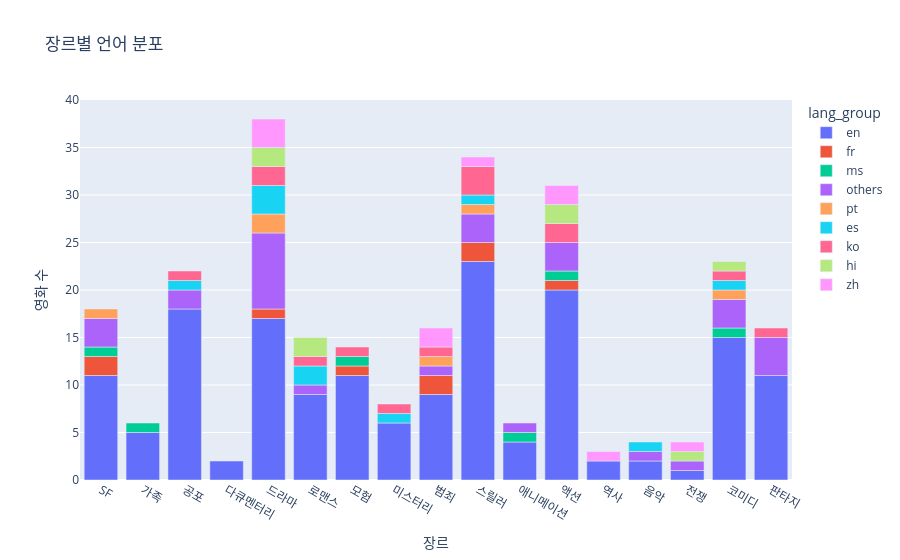

Notebook code for this chart:
### Code cell
import numpy as np
import plotly.express as px

lang_top_k = 8  

tmp = df_g.copy()
tmp["original_language"] = tmp["original_language"].fillna("unknown")

# 상위 8개 언어 뽑기
top_langs = tmp["original_language"].value_counts().head(lang_top_k).index

# 그룹화
tmp["lang_group"] = np.where(
    tmp["original_language"].isin(top_langs),
    tmp["original_language"],
    "others"
)

# 피벗용 집계
pivot = (
    tmp.groupby(["genre", "lang_group"])["id"]
    .nunique()
    .reset_index(name="movie_count")
)

fig = px.bar(
    pivot,
    x="genre",
    y="movie_count",
    color="lang_group",
    title="장르별 언어 분포"
)
fig.update_layout(xaxis_title="장르", yaxis_title="영화 수")
fig.show()

### Figure 1 — Plotly figure (JSON) as saved in the notebook; plotly's stock layout.template omitted (floating-point values rounded to 4 significant figures)
{"data": [{"alignmentgroup": "True", "hovertemplate": "lang_group=en<br>genre=%{x}<br>movie_count=%{y}<extra></extra>", "legendgroup": "en", "marker": {"color": "#636efa", "pattern": {"shape": ""}}, "name": "en", "offsetgroup": "en", "orientation": "v", "showlegend": true, "textposition": "auto", "type": "bar", "x": ["SF", "가족", "공포", "다큐멘터리", "드라마", "로맨스", "모험", "미스터리", "범죄", "스릴러", "애니메이션", "액션", "역사", "음악", "전쟁", "코미디", "판타지"], "xaxis": "x", "y": [11, 5, 18, 2, 17, 9, 11, 6, 9, 23, 4, 20, 2, 2, 1, 15, 11], "yaxis": "y"}, {"alignmentgroup": "True", "hovertemplate": "lang_group=fr<br>genre=%{x}<br>movie_count=%{y}<extra></extra>", "legendgroup": "fr", "marker": {"color": "#EF553B", "pattern": {"shape": ""}}, "name": "fr", "offsetgroup": "fr", "orientation": "v", "showlegend": true, "textposition": "auto", "type": "bar", "x": ["SF", "드라마", "모험", "범죄", "스릴러", "액션"], "xaxis": "x", "y": [2, 1, 1, 2, 2, 1], "yaxis": "y"}, {"alignmentgroup": "True", "hovertemplate": "lang_group=ms<br>genre=%{x}<br>movie_count=%{y}<extra></extra>", "legendgroup": "ms", "marker": {"color": "#00cc96", "pattern": {"shape": ""}}, "name": "ms", "offsetgroup": "ms", "orientation": "v", "showlegend": true, "textposition": "auto", "type": "bar", "x": ["SF", "가족", "모험", "애니메이션", "액션", "코미디"], "xaxis": "x", "y": [1, 1, 1, 1, 1, 1], "yaxis": "y"}, {"alignmentgroup": "True", "hovertemplate": "lang_group=others<br>genre=%{x}<br>movie_count=%{y}<extra></extra>", "legendgroup": "others", "marker": {"color": "#ab63fa", "pattern": {"shape": ""}}, "name": "others", "offsetgroup": "others", "orientation": "v", "showlegend": true, "textposition": "auto", "type": "bar", "x": ["SF", "공포", "드라마", "로맨스", "범죄", "스릴러", "애니메이션", "액션", "음악", "전쟁", "코미디", "판타지"], "xaxis": "x", "y": [3, 2, 8, 1, 1, 3, 1, 3, 1, 1, 3, 4], "yaxis": "y"}, {"alignmentgroup": "True", "hovertemplate": "lang_group=pt<br>genre=%{x}<br>movie_count=%{y}<extra></extra>", "legendgroup": "pt", "marker": {"color": "#FFA15A", "pattern": {"shape": ""}}, "name": "pt", "offsetgroup": "pt", "orientation": "v", "showlegend": true, "textposition": "auto", "type": "bar", "x": ["SF", "드라마", "범죄", "스릴러", "코미디"], "xaxis": "x", "y": [1, 2, 1, 1, 1], "yaxis": "y"}, {"alignmentgroup": "True", "hovertemplate": "lang_group=es<br>genre=%{x}<br>movie_count=%{y}<extra></extra>", "legendgroup": "es", "marker": {"color": "#19d3f3", "pattern": {"shape": ""}}, "name": "es", "offsetgroup": "es", "orientation": "v", "showlegend": true, "textposition": "auto", "type": "bar", "x": ["공포", "드라마", "로맨스", "미스터리", "스릴러", "음악", "코미디"], "xaxis": "x", "y": [1, 3, 2, 1, 1, 1, 1], "yaxis": "y"}, {"alignmentgroup": "True", "hovertemplate": "lang_group=ko<br>genre=%{x}<br>movie_count=%{y}<extra></extra>", "legendgroup": "ko", "marker": {"color": "#FF6692", "pattern": {"shape": ""}}, "name": "ko", "offsetgroup": "ko", "orientation": "v", "showlegend": true, "textposition": "auto", "type": "bar", "x": ["공포", "드라마", "로맨스", "모험", "미스터리", "범죄", "스릴러", "액션", "코미디", "판타지"], "xaxis": "x", "y": [1, 2, 1, 1, 1, 1, 3, 2, 1, 1], "yaxis": "y"}, {"alignmentgroup": "True", "hovertemplate": "lang_group=hi<br>genre=%{x}<br>movie_count=%{y}<extra></extra>", "legendgroup": "hi", "marker": {"color": "#B6E880", "pattern": {"shape": ""}}, "name": "hi", "offsetgroup": "hi", "orientation": "v", "showlegend": true, "textposition": "auto", "type": "bar", "x": ["드라마", "로맨스", "액션", "전쟁", "코미디"], "xaxis": "x", "y": [2, 2, 2, 1, 1], "yaxis": "y"}, {"alignmentgroup": "True", "hovertemplate": "lang_group=zh<br>genre=%{x}<br>movie_count=%{y}<extra></extra>", "legendgroup": "zh", "marker": {"color": "#FF97FF", "pattern": {"shape": ""}}, "name": "zh", "offsetgroup": "zh", "orientation": "v", "showlegend": true, "textposition": "auto", "type": "bar", "x": ["드라마", "범죄", "스릴러", "액션", "역사", "전쟁"], "xaxis": "x", "y": [3, 2, 1, 2, 1, 1], "yaxis": "y"}], "layout": {"barmode": "relative", "legend": {"title": {"text": "lang_group"}, "tracegroupgap": 0}, "title": {"text": "장르별 언어 분포"}, "xaxis": {"anchor": "y", "domain": [0, 1], "title": {"text": "장르"}}, "yaxis": {"anchor": "x", "domain": [0, 1], "title": {"text": "영화 수"}}}}
